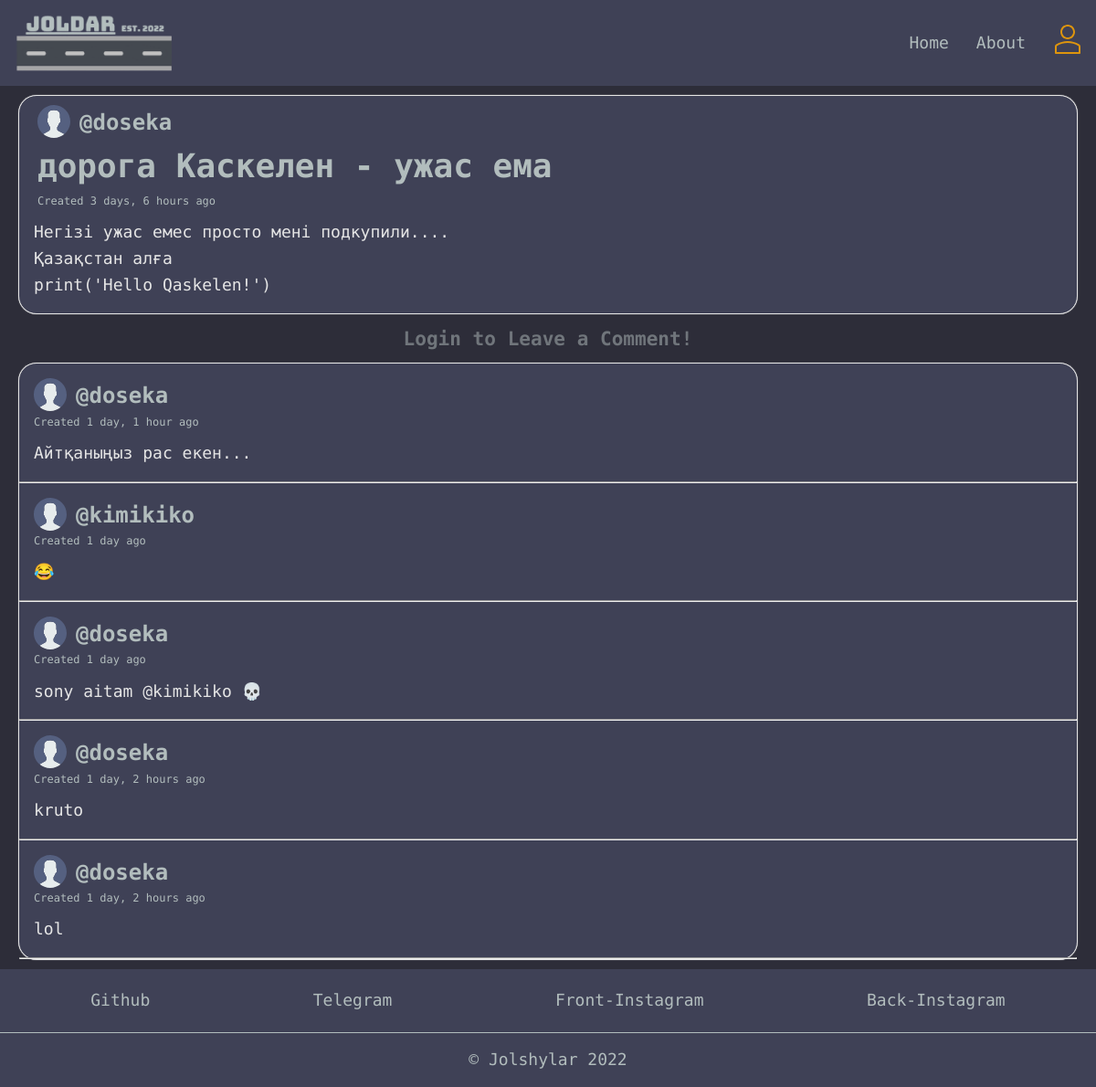
Page /review/1/ on the committed database.
### base/models.py (models this page shows, shortened)
class Review(models.Model):
    title = models.CharField(max_length=200)
    summary = models.CharField(max_length=200)
    body = models.TextField()
    author = models.ForeignKey(User, on_delete=models.CASCADE)
    created = models.DateTimeField(auto_now_add=True)
    updated = models.DateTimeField(auto_now=True)
    class Meta:
        ordering = ['-updated', '-created']

class Comment(models.Model):
    body = models.TextField(blank=False)
    author = models.ForeignKey(User, on_delete=models.CASCADE)
    review = models.ForeignKey(Review, on_delete=models.CASCADE)
    created = models.DateTimeField(auto_now_add=True)
    updated = models.DateTimeField(auto_now=True)
    class Meta:
        ordering = ['-updated', '-created']

### base/views.py (the view, shortened to what this page needs)
# urls.py: path('review/<str:pk>/', views.review, name='review'),
def review(request, pk):
    review = Review.objects.get(id=pk)
    review_comments = review.comment_set.all()
    context = {
        'review': review,
        'review_comments': review_comments,
    }
    return render(request, 'base/review.html', context)

### base/templatetags/base_extras.py (called while the page is built)
@register.filter
def convert_markdown(text):
    return markdown.markdown(text, extensions=['markdown.extensions.fenced_code'])

### base/templates/base/review.html (shortened to what this page needs)
{% extends 'base.html' %}
{% load base_extras %}
{% load static %}
{% block content %}
<main>
    <div class="container">
      <div class="reviews">
        <div class="review__box scroll">
            <div class="review__header scroll">
              <div class="review__author">
                <img src="{% static 'images/avatar.svg' %}" style="height: 36px;" />
                <h1><a href="{% url 'profile' review.author.id %}">@{{review.author.username}}</a></h1>
              </div>
              <div class="review__info">
                <h1>{{review.title}} - {{review.summary}}</h1>
                <div class="paragraph-wrapper">
                  <p>Created {{review.created | timesince}} ago</p>
                </div>
              </div>
            </div>
            <div class="review__conversation">
              <div class="threads scroll">
                <div class="thread">
                  <div class="thread__details">
                    {{ review.body | convert_markdown | safe }}
                  </div>
                </div>
              </div>
            </div>
        </div>
      </div>
      <div class="comments">
        <div class="review__comment">
          {% if user.is_authenticated %}
          <div class="review__form">
            <form action="" method="POST">
              {% csrf_token %}
              <div class="comment-writer">
                <input name="body" placeholder="Leave a comment..." />
                <button type="submit" class="send-btn">Send</button>
              </div>
            </form>
          </div>
          {% else %}
          <h3 style="text-align: center; opacity: 50%;">Login to Leave a Comment!</h3>
          {% endif %}
          <div class="comment__box scroll">
          {% for comment in review_comments %}
            <div class="comment__header scroll">
              <div class="comment__author">
                <img src="{% static 'images/avatar.svg' %}" style="height: 36px;" />
                <h1><a href="{% url 'profile' comment.author.id %}">@{{comment.author.username}}</a></h1>
              </div>
              <div class="comment__info">
                <div class="paragraph-wrapper">
                  <p>Created {{comment.created | timesince}} ago</p>
                </div>
              </div>
            </div>
            <div class="comment__conversation">
              <div class="threads scroll">
                <div class="thread">
                  <div class="thread__details">
                    {{ comment.body | convert_markdown | safe }}
                  </div>
                </div>
              </div>
            </div>
            <hr />
            {% endfor %}
          </div>
        </div>
      </div>
    </div>
</main>
{% endblock content %}

### static/styles/style.css (style rules this page uses)
:root { --color-main: #de950d; --color-dark: #3f4156; --color-light: #e5e5e5; --color-light-gray: #b2bdbd; --color-bg: #2d2d39; }
* { font-family: 'Roboto Mono', -apple-system, BlinkMacSystemFont, 'Segoe UI', Roboto, Oxygen, Ubuntu, Cantarell, 'Open Sans', 'Helvetica Neue', sans-serif; margin: 0; padding: 0; }
html { font-size: 62.5%; }
@media only screen and (min-width: 1200px) { html { font-size: 62.5%; } }
body { line-height: 1.6; font-weight: 400; font-size: 1.5vmax; color: var(--color-light-gray); background-color: var(--color-bg); min-height: 100vh; }
a { color: var(--color-main); text-decoration: none; }
.review__box { background-color: var(--color-dark); border-radius: 20px; margin:10px 20px; border: 1px solid var(--color-light); box-shadow: 0 0 1px var(--color-light); }
.review__header { margin-left: 2rem; margin-top: 1rem; }
.review__conversation { margin: 16px; margin-top:10px; }
.review__info p { font-size: 12px; }
.review__conversation { color: var(--color-light); }
.review__author { display: flex; gap: 1rem; }
.review__author h1 { font-size: 24px; }
.review__author a { color: var(--color-light-gray); }
code { display: block; white-space: pre-wrap; }
.comment__box { background-color: var(--color-dark); border-radius: 20px; margin:10px 20px; border: 1px solid var(--color-light); box-shadow: 0 0 1px var(--color-light); }
.comment__header { margin-left: 16px; margin-top:16px; }
.comment__conversation { margin: 16px; margin-top: 10px; }
.comment__info p { font-size: 12px; }
.comment__conversation { color: var(--color-light); }
.comment__author { display: flex; gap: 1rem; }
.comment__author h1 { font-size: 24px; }
.comment__author a { color: var(--color-light-gray); }

### rows in the picture
Review: author.username "doseka", title "дорога Каскелен", summary "ужас ема", created "3 days, 6 hours", body|convert_markdown "Негізі ужас емес просто мені подкупили.... Қазақстан алға print('Hello Qaskelen!')"
Comment: author.username "doseka", created "1 day, 1 hour", body|convert_markdown "Айтқаныңыз рас екен..."
Comment: author.username "kimikiko", created "1 day", body|convert_markdown "😂"
Comment: author.username "doseka", created "1 day", body|convert_markdown "sony aitam @kimikiko 💀"
Comment: author.username "doseka", created "1 day, 2 hours", body|convert_markdown "kruto"
Comment: author.username "doseka", created "1 day, 2 hours", body|convert_markdown "lol"
